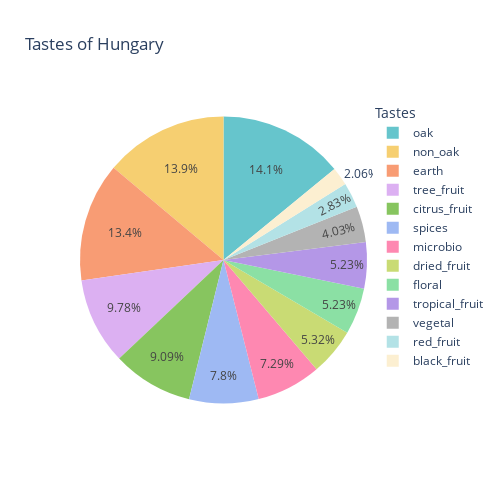

Notebook code for this chart:
### Code cell
fig = px.pie(hu_df, values = "count(*)", names="group_name", title = "Tastes of Hungary",
             color_discrete_sequence=px.colors.qualitative.Pastel)

fig.update_layout(
    legend_title_text="Tastes", width = 500, height = 500)
fig.show()

### Figure 1 — Plotly figure (JSON) as saved in the notebook; plotly's stock layout.template omitted (floating-point values rounded to 4 significant figures)
{"data": [{"domain": {"x": [0, 1], "y": [0, 1]}, "hovertemplate": "group_name=%{label}<br>count(*)=%{value}<extra></extra>", "labels": ["black_fruit", "citrus_fruit", "dried_fruit", "earth", "floral", "microbio", "non_oak", "oak", "red_fruit", "spices", "tree_fruit", "tropical_fruit", "vegetal"], "legendgroup": "", "name": "", "showlegend": true, "type": "pie", "values": [24, 106, 62, 156, 61, 85, 162, 164, 33, 91, 114, 61, 47]}], "layout": {"height": 500, "legend": {"title": {"text": "Tastes"}, "tracegroupgap": 0}, "piecolorway": ["rgb(102, 197, 204)", "rgb(246, 207, 113)", "rgb(248, 156, 116)", "rgb(220, 176, 242)", "rgb(135, 197, 95)", "rgb(158, 185, 243)", "rgb(254, 136, 177)", "rgb(201, 219, 116)", "rgb(139, 224, 164)", "rgb(180, 151, 231)", "rgb(179, 179, 179)"], "title": {"text": "Tastes of Hungary"}, "width": 500}}
